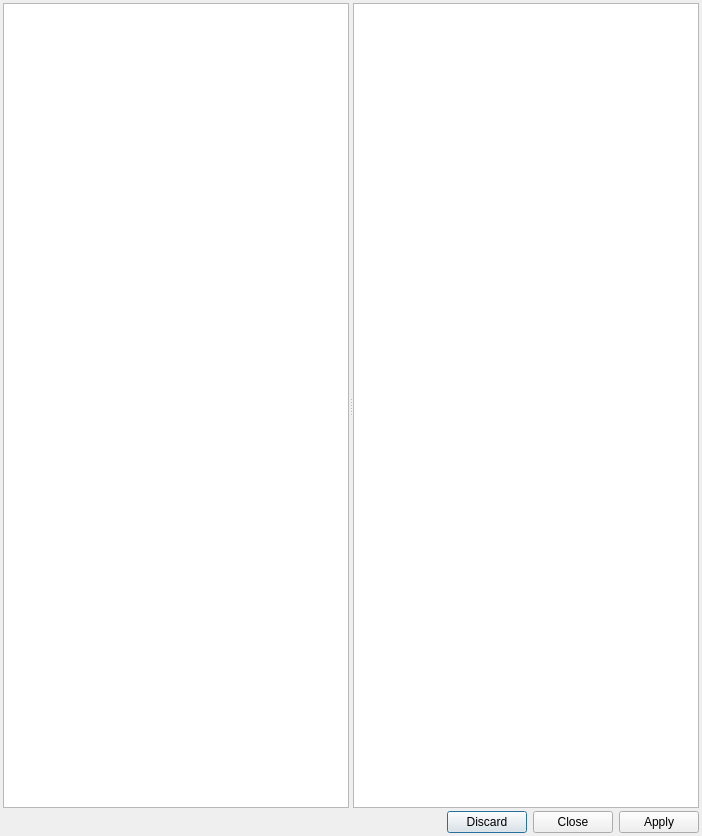
<?xml version="1.0" encoding="UTF-8"?>
<ui version="4.0">
 <class>DlgPairMenuPage</class>
 <widget class="QDialog" name="DlgPairMenuPage">
  <property name="geometry">
   <rect>
    <x>0</x>
    <y>0</y>
    <width>702</width>
    <height>836</height>
   </rect>
  </property>
  <property name="windowTitle">
   <string>Pair Menu With Pages</string>
  </property>
  <property name="styleSheet">
   <string notr="true"/>
  </property>
  <layout class="QVBoxLayout" name="verticalLayout">
   <property name="spacing">
    <number>3</number>
   </property>
   <property name="leftMargin">
    <number>3</number>
   </property>
   <property name="topMargin">
    <number>3</number>
   </property>
   <property name="rightMargin">
    <number>3</number>
   </property>
   <property name="bottomMargin">
    <number>3</number>
   </property>
   <item>
    <widget class="QSplitter" name="splitter">
     <property name="styleSheet">
      <string notr="true">QHeaderView::section {    
	background-color: rgb(227, 227, 227);
    padding-left: 4px;
    border: 1px solid lightgrey;	
	font: 10pt &quot;MS Shell Dlg 2&quot;;
}

/*QTableView {
	background-color: white;
	show-decoration-selected: 0;
	padding: 0;
	margin: 0;
}*/

/*QTableView::item:selected
{   
    color: white;
    background: #0063cd;            
}*/

QTableView::item:selected:active
{
	color: white;
	background: #0063cd; 
   /* background: qlineargradient(x1: 0, y1: 0, x2: 0, y2: 1, stop: 0 #6ea1f1, stop: 1 #567dbc);*/
}

QTableView::item:selected:!active 
{
	color: white;
	background: #0063cd;
   /* background: qlineargradient(x1: 0, y1: 0, x2: 0, y2: 1, stop: 0 #6b9be8, stop: 1 #577fbf);*/
   /*background: qlineargradient(x1: 0, y1: 0, x2: 0, y2: 1, stop: 0 #ABAFE5, stop: 1 #8588B2);*/
}

QCheckBox {
	margin: 0px 5px 0 5px;
}

QCheckBox::focus {
	color: white;
}

*{outline:  none;}

</string>
     </property>
     <property name="orientation">
      <enum>Qt::Horizontal</enum>
     </property>
     <widget class="QTableView" name="tblMenu">
      <property name="styleSheet">
       <string notr="true">QHeaderView::section {    
	background-color: rgb(227, 227, 227);

    padding-left: 4px;
    border: 1px solid lightgrey;
	
	font: 10pt &quot;MS Shell Dlg 2&quot;;
}</string>
      </property>
      <attribute name="horizontalHeaderCascadingSectionResizes">
       <bool>false</bool>
      </attribute>
      <attribute name="horizontalHeaderHighlightSections">
       <bool>false</bool>
      </attribute>
      <attribute name="horizontalHeaderShowSortIndicator" stdset="0">
       <bool>false</bool>
      </attribute>
     </widget>
     <widget class="QTableView" name="tblPage">
      <property name="styleSheet">
       <string notr="true">QHeaderView::section {    
	background-color: rgb(227, 227, 227);

    padding-left: 4px;
    border: 1px solid lightgrey;
	
	font: 10pt &quot;MS Shell Dlg 2&quot;;
}</string>
      </property>
      <property name="selectionMode">
       <enum>QAbstractItemView::NoSelection</enum>
      </property>
      <property name="selectionBehavior">
       <enum>QAbstractItemView::SelectRows</enum>
      </property>
     </widget>
    </widget>
   </item>
   <item>
    <widget class="QDialogButtonBox" name="buttonBox">
     <property name="styleSheet">
      <string notr="true">* { button-layout: 2 }</string>
     </property>
     <property name="orientation">
      <enum>Qt::Horizontal</enum>
     </property>
     <property name="standardButtons">
      <set>QDialogButtonBox::Apply|QDialogButtonBox::Close|QDialogButtonBox::Discard</set>
     </property>
     <property name="centerButtons">
      <bool>false</bool>
     </property>
    </widget>
   </item>
  </layout>
 </widget>
 <resources/>
 <connections/>
</ui>
